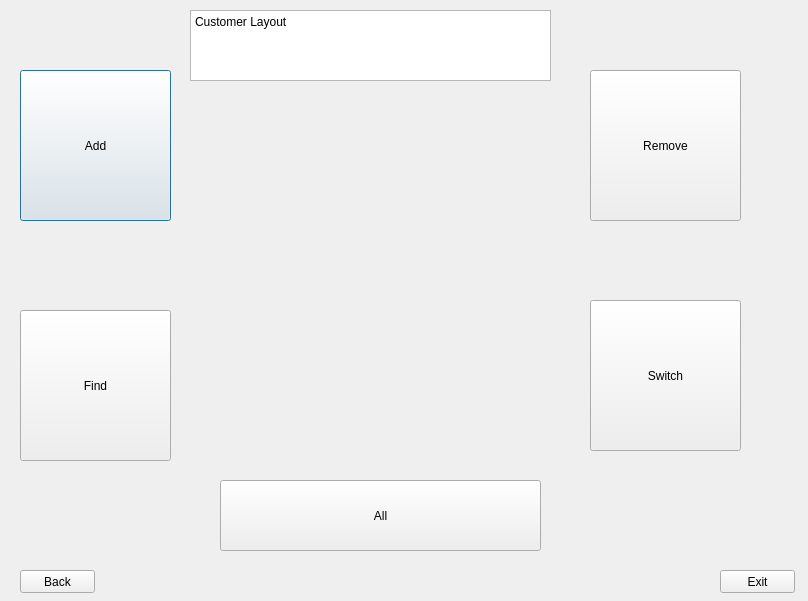
<?xml version="1.0" encoding="UTF-8"?>
<ui version="4.0">
 <class>Customer_format</class>
 <widget class="QDialog" name="Customer_format">
  <property name="geometry">
   <rect>
    <x>0</x>
    <y>0</y>
    <width>808</width>
    <height>601</height>
   </rect>
  </property>
  <property name="windowTitle">
   <string>Dialog</string>
  </property>
  <widget class="QPushButton" name="Add_button">
   <property name="geometry">
    <rect>
     <x>20</x>
     <y>70</y>
     <width>151</width>
     <height>151</height>
    </rect>
   </property>
   <property name="text">
    <string>Add</string>
   </property>
  </widget>
  <widget class="QPushButton" name="Find_button">
   <property name="geometry">
    <rect>
     <x>20</x>
     <y>310</y>
     <width>151</width>
     <height>151</height>
    </rect>
   </property>
   <property name="text">
    <string>Find</string>
   </property>
  </widget>
  <widget class="QPushButton" name="Remove_button">
   <property name="geometry">
    <rect>
     <x>590</x>
     <y>70</y>
     <width>151</width>
     <height>151</height>
    </rect>
   </property>
   <property name="text">
    <string>Remove</string>
   </property>
  </widget>
  <widget class="QPushButton" name="switch_button">
   <property name="geometry">
    <rect>
     <x>590</x>
     <y>300</y>
     <width>151</width>
     <height>151</height>
    </rect>
   </property>
   <property name="text">
    <string>Switch</string>
   </property>
  </widget>
  <widget class="QPlainTextEdit" name="plainTextEdit">
   <property name="geometry">
    <rect>
     <x>190</x>
     <y>10</y>
     <width>361</width>
     <height>71</height>
    </rect>
   </property>
   <property name="plainText">
    <string>Customer Layout
</string>
   </property>
  </widget>
  <widget class="QPushButton" name="Back_button">
   <property name="geometry">
    <rect>
     <x>20</x>
     <y>570</y>
     <width>75</width>
     <height>23</height>
    </rect>
   </property>
   <property name="text">
    <string>Back</string>
   </property>
  </widget>
  <widget class="QPushButton" name="Exit_button">
   <property name="geometry">
    <rect>
     <x>720</x>
     <y>570</y>
     <width>75</width>
     <height>23</height>
    </rect>
   </property>
   <property name="text">
    <string>Exit</string>
   </property>
  </widget>
  <widget class="QPushButton" name="all_button">
   <property name="geometry">
    <rect>
     <x>220</x>
     <y>480</y>
     <width>321</width>
     <height>71</height>
    </rect>
   </property>
   <property name="text">
    <string>All</string>
   </property>
  </widget>
 </widget>
 <resources/>
 <connections/>
</ui>
